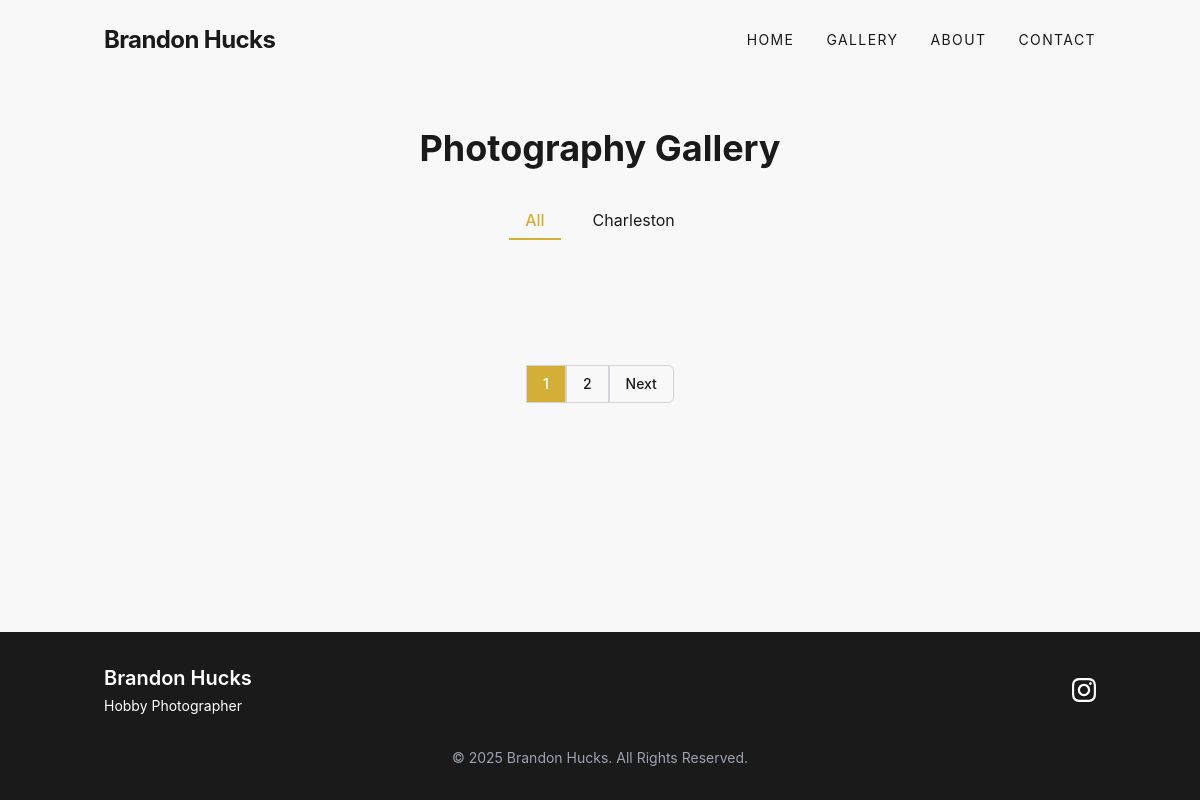
The page /gallery/ on the database as committed earlier.
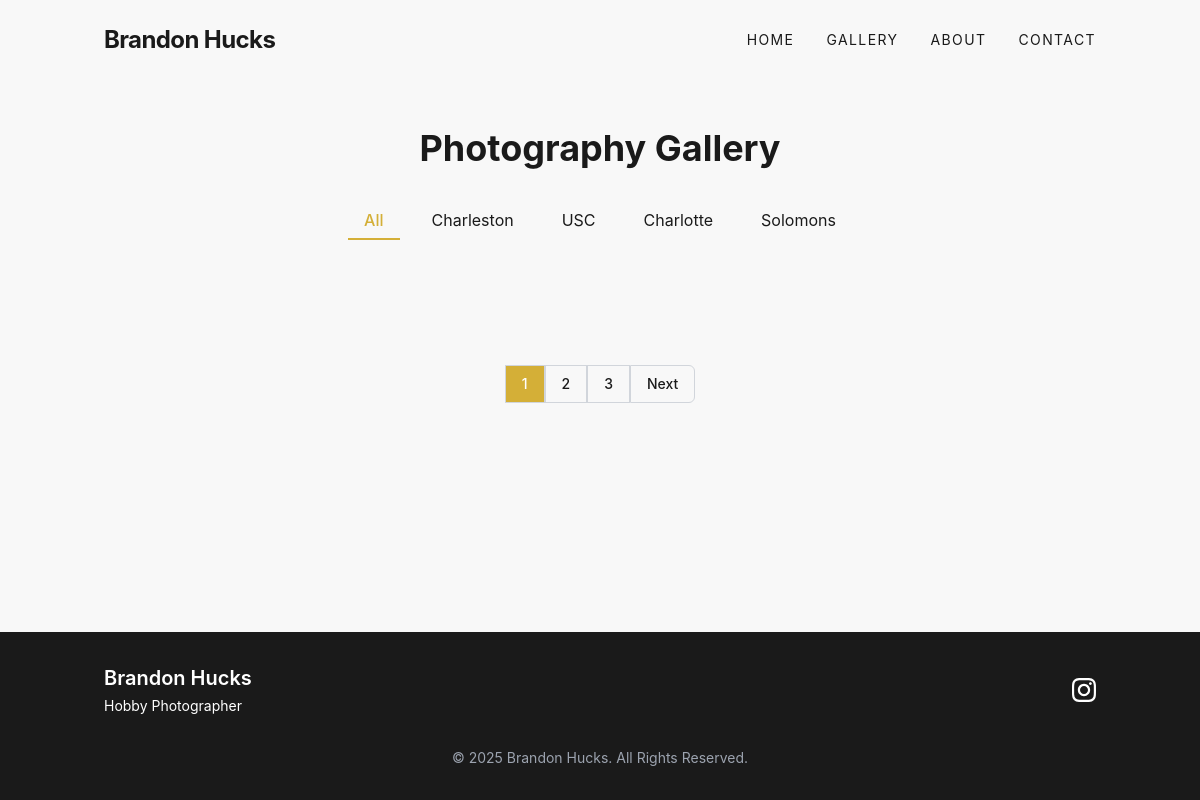
The same page on the database as committed later.
### portfolio/models.py (models this page shows, shortened)
class Category(models.Model):
    name = models.CharField(max_length=100)
    description = models.TextField(blank=True)
    slug = models.SlugField(unique=True, blank=True)
    class Meta:
        verbose_name_plural = "Categories"

### portfolio/views.py (the view)
# urls.py: path('gallery/', views.GalleryView.as_view(), name='gallery'),
class GalleryView(ListView):
    model = Photo
    template_name = 'portfolio/gallery.html'
    context_object_name = 'photos'
    paginate_by = 12
    def get_queryset(self):
        queryset = Photo.objects.all().order_by('?')
        category_slug = self.kwargs.get('category_slug')
        if category_slug:
            category = get_object_or_404(Category, slug=category_slug)
            queryset = queryset.filter(categories=category)
        return queryset
    def get_context_data(self, **kwargs):
        context = super().get_context_data(**kwargs)
        context['categories'] = Category.objects.all()
        category_slug = self.kwargs.get('category_slug')
        if category_slug:
            context['current_category'] = get_object_or_404(Category, slug=category_slug)
        return context

### portfolio/templates/portfolio/gallery.html (shortened to what this page needs)
{% extends 'portfolio/base.html' %}
{% block content %}
<div class="container mx-auto px-4">
    <header class="py-8 text-center">
        <h1 class="text-4xl font-bold mb-6">
            {% if current_category %}
                {{ current_category.name }}
            {% else %}
                Photography Gallery
            {% endif %}
        </h1>
        <div class="flex flex-wrap justify-center gap-4 mt-8">
            <a href="{% url 'portfolio:gallery' %}" class="category-filter relative px-4 py-2 {% if not current_category %}text-photo-accent font-medium{% endif %}">
                All
                {% if not current_category %}
                <div class="absolute bottom-0 left-0 w-full h-0.5 bg-photo-accent"></div>
                {% else %}
                <div class="hover-line absolute bottom-0 left-0 w-0 h-0.5 bg-photo-accent transition-all duration-300"></div>
                {% endif %}
            </a>
            {% for category in categories %}
            <a href="{% url 'portfolio:category_gallery' category.slug %}" class="category-filter relative px-4 py-2 {% if current_category.id == category.id %}text-photo-accent font-medium{% endif %}">
                {{ category.name }}
            </a>
            {% endfor %}
        </div>
    </header>
    <div class="masonry-grid">
    </div>
    {% if is_paginated %}
    <div class="flex justify-center my-12">
        <div class="inline-flex">
            {% for num in page_obj.paginator.page_range %}
                {% if page_obj.number == num %}
                <span class="px-4 py-2 border border-gray-300 bg-photo-accent text-white text-sm font-medium">
                    {{ num }}
                </span>
                {% elif num > page_obj.number|add:'-3' and num < page_obj.number|add:'3' %}
                <a href="?page={{ num }}" class="px-4 py-2 border border-gray-300 text-sm font-medium hover:bg-gray-50">
                    {{ num }}
                </a>
                {% endif %}
            {% endfor %}
            {% if page_obj.has_next %}
            <a href="?page={{ page_obj.next_page_number }}" class="px-4 py-2 border border-gray-300 text-sm font-medium rounded-r-md hover:bg-gray-50">
                Next
            </a>
            {% endif %}
        </div>
    </div>
    {% endif %}
</div>
{% endblock %}

Rows that differ between the two databases and show on the page:
added Category: name "USC"
added Category: name "Charlotte"
added Category: name "Solomons"
Other text that changed with them:
new list line: "3"
